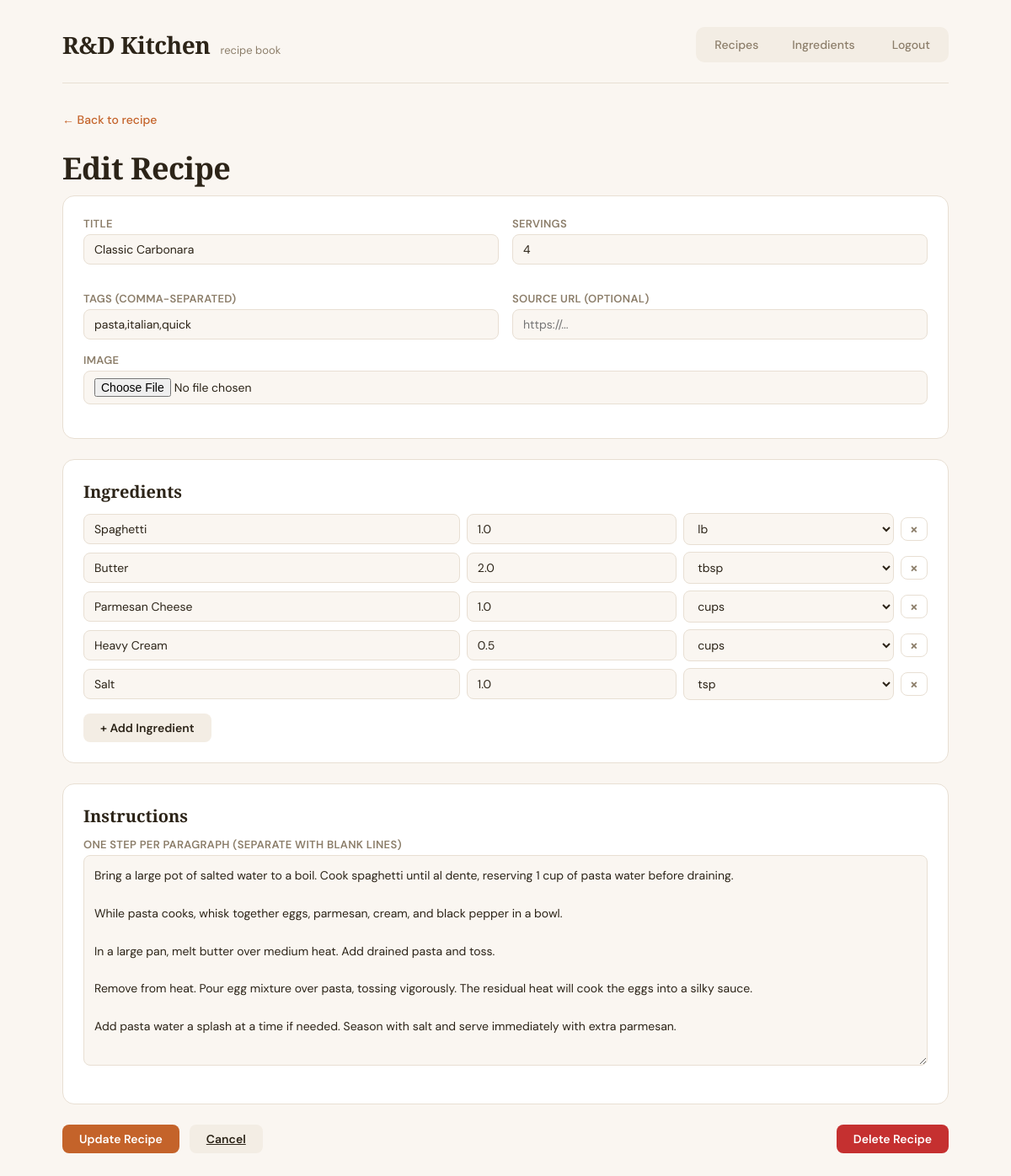
/recipe/1/edit (signed in), run on the app's committed database.
### tables this page shows
CREATE TABLE recipe (
    id INTEGER PRIMARY KEY AUTOINCREMENT,
    title TEXT NOT NULL,
    image_path TEXT,
    servings INTEGER NOT NULL DEFAULT 4,
    tags TEXT DEFAULT ''
, source_url TEXT);

CREATE TABLE recipe_ingredient (
    id INTEGER PRIMARY KEY AUTOINCREMENT,
    recipe_id INTEGER NOT NULL REFERENCES recipe(id),
    ingredient_id INTEGER REFERENCES ingredient(id),
    name TEXT NOT NULL,
    amount REAL,
    unit TEXT,
    sort_order INTEGER NOT NULL DEFAULT 0
);

### app.py (the view, shortened to what this page needs)
@app.route("/recipe/<int:recipe_id>/edit", methods=["GET", "POST"])
@admin_required
def recipe_edit(recipe_id):
    db = get_db()
    recipe = get_recipe_by_id(db, recipe_id)
    if not recipe:
        db.close()
        return "Recipe not found", 404
    steps = get_recipe_steps(db, recipe_id)
    ingredients = get_recipe_ingredients(db, recipe_id)
    steps_text = "\n\n".join(s["instruction"] for s in steps)
    db.close()
    return render_template("recipe_form.html", recipe=recipe, steps_text=steps_text,
                           ingredients=ingredients)

### app.py (called while the page is built)
def admin_required(f):
    @wraps(f)
    def decorated(*args, **kwargs):
        if not session.get("admin"):
            flash("Please log in to perform this action.", "error")
            return redirect(url_for("login", next=request.url))
        return f(*args, **kwargs)
    return decorated

@app.before_request
def ensure_db():
    if not hasattr(app, "_db_initialized"):
        init_db()
        db = get_db()
        seed_recipes(db)
        db.close()
        if seed_ingredients:
            try:
                seed_ingredients()
            except Exception as e:
                app.logger.warning(f"Ingredient seeding skipped: {e}")
        app._db_initialized = True

@app.context_processor
def utility_processor():
    return {"format_amount": format_amount, "is_admin": session.get("admin", False)}

### database.py (called while the page is built)
def get_db():
    db = sqlite3.connect(DB_PATH)
    db.row_factory = sqlite3.Row
    db.execute("PRAGMA foreign_keys = ON")
    return db

def get_recipe_by_id(db, recipe_id):
    return db.execute("SELECT * FROM recipe WHERE id = ?", (recipe_id,)).fetchone()

def get_recipe_steps(db, recipe_id):
    return db.execute(
        "SELECT * FROM recipe_step WHERE recipe_id = ? ORDER BY step_number",
        (recipe_id,),
    ).fetchall()

def get_recipe_ingredients(db, recipe_id):
    return db.execute(
        """SELECT ri.*, i.grams_per_cup, i.unit_type, i.avg_weight_grams
           FROM recipe_ingredient ri
           LEFT JOIN ingredient i ON ri.ingredient_id = i.id
           WHERE ri.recipe_id = ?
           ORDER BY ri.sort_order""",
        (recipe_id,),
    ).fetchall()

### templates/recipe_form.html (shortened to what this page needs)
{% extends "base.html" %}
{% set units = ['cups','tbsp','tsp','count','grams','oz','lb','pieces'] %}
{% macro unit_select(selected='cups') %}
<select name="ing_unit[]">
    {% for u in units %}
    <option value="{{ u }}" {{ 'selected' if u == selected else '' }}>{{ u }}</option>
    {% endfor %}
</select>
{% endmacro %}
{% block content %}
<a href="{{ url_for('recipe_detail', recipe_id=recipe.id) if recipe else url_for('home') }}" class="back-link">&larr; {{ "Back to recipe" if recipe else "Back to recipes" }}</a>
<div class="detail-title">{{ "Edit Recipe" if recipe else "New Recipe" }}</div>
<form method="POST" enctype="multipart/form-data" class="recipe-form">
    <div class="form-card">
        <div class="form-grid">
            <div class="form-group">
                <label for="title">Title</label>
                <input type="text" id="title" name="title" required
                       value="{{ recipe.title if recipe else '' }}">
            </div>
            <div class="form-group">
                <label for="servings">Servings</label>
                <input type="number" id="servings" name="servings" min="1"
                       value="{{ recipe.servings if recipe else 4 }}">
            </div>
            <div class="form-group">
                <label for="tags">Tags (comma-separated)</label>
                <input type="text" id="tags" name="tags"
                       value="{{ recipe.tags if recipe else '' }}">
            </div>
            <div class="form-group">
                <label for="source_url">Source URL (optional)</label>
                <input type="url" id="source_url" name="source_url"
                       value="{{ recipe.source_url if recipe and recipe.source_url else '' }}"
                       placeholder="https://...">
            </div>
        </div>
        <div class="form-group">
            <label for="image">Image</label>
            <input type="file" id="image" name="image" accept="image/*">
        </div>
    </div>
    <div class="form-card">
        <div class="section-title">Ingredients</div>
        <div id="ingredient-rows">
            {% if ingredients %}
                {% for ing in ingredients %}
                <div class="ing-row">
                    <div class="autocomplete-wrapper">
                        <input type="text" name="ing_name[]" placeholder="Search ingredient…"
                               class="ing-name-input" autocomplete="off"
                               value="{{ ing.name }}" data-valid="true">
                    </div>
                    <input type="number" name="ing_amount[]" placeholder="Amount" step="any" value="{{ ing.amount }}">
                    {{ unit_select(ing.unit or 'cups') }}
                    <button type="button" class="btn btn-remove" onclick="removeIngRow(this)">&times;</button>
                </div>
                {% endfor %}
            {% endif %}
        </div>
        <button type="button" class="btn btn-secondary" id="add-ingredient-btn" style="margin-top:8px;">+ Add Ingredient</button>
    </div>
    <div class="form-card">
        <div class="section-title">Instructions</div>
        <div class="form-group">
            <label for="instructions">One step per paragraph (separate with blank lines)</label>
            <textarea id="instructions" name="instructions" rows="10" class="recipe-textarea">{{ steps_text }}</textarea>
        </div>
    </div>
    <div class="form-actions">
        <button type="submit" class="btn btn-primary">{{ "Update Recipe" if recipe else "Create Recipe" }}</button>
        <a href="{{ url_for('recipe_detail', recipe_id=recipe.id) if recipe else url_for('home') }}" class="btn btn-secondary">Cancel</a>
        {% if recipe %}
        <button type="button" class="btn btn-danger" onclick="confirmDelete()">Delete Recipe</button>
        {% endif %}
    </div>
</form>
{% endblock %}

### static/style.css (style rules this page uses)
:root { --bg: #FAF6F1; --surface: #FFFFFF; --surface-alt: #F3EDE4; --border: #E8DFD3; --text: #2C2418; --text-muted: #8C7E6A; --accent: #C4632A; --accent-light: #F9E8DD; --accent-dark: #A04E1C; --green: #5A8F5C; --green-light: #E8F3E8; --tag: #6B8A6B; --font: 'DM Sans', 'Avenir', sans-serif; --font-display: 'Playfair Display', 'Georgia', serif; }
*, *::before, *::after { box-sizing: border-box; margin: 0; padding: 0; }
body { font-family: var(--font); background: var(--bg); color: var(--text); min-height: 100vh; -webkit-font-smoothing: antialiased; }
.back-link { display: inline-flex; align-items: center; gap: 6px; background: none; border: none; cursor: pointer; font-size: 14px; color: var(--accent); font-weight: 500; font-family: var(--font); padding: 0; margin-bottom: 24px; text-decoration: none; }
.detail-title { font-family: var(--font-display); font-size: 36px; font-weight: 700; margin-bottom: 8px; letter-spacing: -0.5px; }
.section-title { font-family: var(--font-display); font-size: 20px; font-weight: 600; margin-bottom: 12px; color: var(--text); }
.form-card { background: var(--surface); border-radius: 14px; border: 1px solid var(--border); padding: 24px; margin-bottom: 24px; }
.form-grid { display: grid; grid-template-columns: 1fr 1fr; gap: 16px; }
.form-group { margin-bottom: 16px; }
.form-group label { display: block; font-size: 13px; font-weight: 600; color: var(--text-muted); margin-bottom: 4px; text-transform: uppercase; letter-spacing: 0.3px; }
.form-group input, .form-group select { width: 100%; padding: 8px 12px; border: 1px solid var(--border); border-radius: 8px; font-size: 14px; font-family: var(--font); background: var(--bg); color: var(--text); }
.btn { padding: 8px 20px; border-radius: 8px; border: none; cursor: pointer; font-size: 14px; font-weight: 600; font-family: var(--font); transition: all 0.2s; }
.btn-primary { background: var(--accent); color: #fff; }
.btn-secondary { background: var(--surface-alt); color: var(--text); }
.autocomplete-wrapper { position: relative; flex: 2; }
.autocomplete-wrapper input { width: 100%; }
.ing-row { display: flex; gap: 8px; align-items: center; margin-bottom: 8px; }
.ing-row input[type="text"] { padding: 8px 12px; border: 1px solid var(--border); border-radius: 8px; font-size: 14px; font-family: var(--font); background: var(--bg); color: var(--text); }
.ing-row input[type="number"] { flex: 1; padding: 8px 12px; border: 1px solid var(--border); border-radius: 8px; font-size: 14px; font-family: var(--font); background: var(--bg); color: var(--text); }
.ing-row select { flex: 1; padding: 8px 12px; border: 1px solid var(--border); border-radius: 8px; font-size: 14px; font-family: var(--font); background: var(--bg); color: var(--text); }
.btn-remove { background: none; border: 1px solid var(--border); border-radius: 8px; color: var(--text-muted); cursor: pointer; font-size: 18px; padding: 4px 10px; line-height: 1; }
.recipe-textarea { width: 100%; padding: 12px; border: 1px solid var(--border); border-radius: 8px; font-size: 14px; font-family: var(--font); background: var(--bg); color: var(--text); resize: vertical; min-height: 160px; line-height: 1.6; }
.form-actions { display: flex; gap: 12px; align-items: center; margin-top: 8px; }
.btn-danger { background: #c53030; color: #fff; margin-left: auto; }

### data on the page
recipe: title "Classic Carbonara", servings "4", tags "pasta,italian,quick"
recipe_ingredient: name "Spaghetti", amount "1.0"
recipe_ingredient: name "Butter", amount "2.0"
recipe_ingredient: name "Parmesan Cheese", amount "1.0"
recipe_ingredient: name "Heavy Cream", amount "0.5"
recipe_ingredient: name "Salt", amount "1.0"

### other printed values
{{ "Back to recipe" if recipe else "Back to recipes" }} "Back to recipe"
{{ "Edit Recipe" if recipe else "New Recipe" }} "Edit Recipe"
{{ "Update Recipe" if recipe else "Create Recipe" }} "Update Recipe"
form field value "lb"
form field value "tbsp"
form field value "cups"
form field value "tsp"
